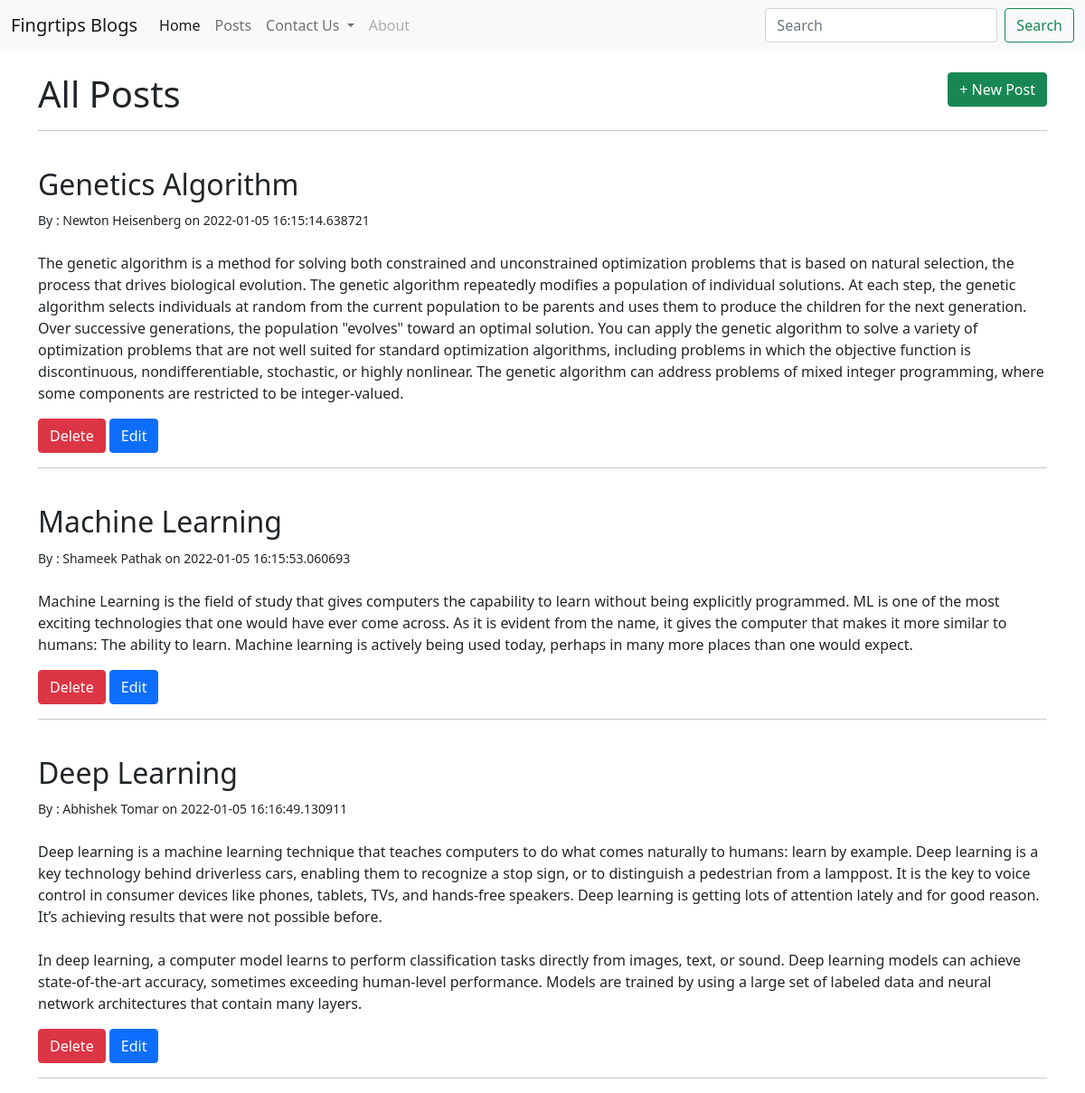
The page /posts on the database its author committed.
### app.py (models this page shows, shortened)
class BlogPost(db.Model):
    id = db.Column(db.Integer, primary_key = True)
    title = db.Column(db.String(100), nullable = False)
    content = db.Column(db.Text, nullable = False)
    author = db.Column(db.String(20), nullable = False, default = 'N/A')
    date_posted = db.Column(db.DateTime, nullable = False, default = datetime.utcnow)

### app.py (the view)
@app.route('/posts', methods = ['GET', 'POST'])
def Posts():
    if request.method == 'POST':
        post_title = request.form['title']
        post_content = request.form['content']
        post_author = request.form['author']
        new_post =  BlogPost(title = post_title, content = post_content, author = post_author)
        db.session.add(new_post)
        db.session.commit()
        return redirect('/posts')
    else:
        all_posts = BlogPost.query.order_by(BlogPost.date_posted).all()
        return render_template('posts.html', posts = all_posts)

### templates/posts.html (shortened to what this page needs)
{% extends 'base.html' %}
{% block body %}
<br>
<div>
    <h1 style="display:inline">All Posts</h1>
    <a style="float: right;" class="btn btn-success" href="/posts/new">+ New Post</a>
</div>
<hr>
{% for post in posts %}
<br>
<h2>{{ post.title }}</h2>
{% if post.author %}
<small>By : {{ post.author }} on {{ post.date_posted }}</small>
{% else %}
<small>By : Unknown on {{ post.date_posted }}</small>
{% endif %}
<br>
<br>
<p style="white-space: pre-wrap">{{ post.content }}</p>
<a class="btn btn-danger" href="/posts/delete/{{post.id}}">Delete</a>
<a class="btn btn-primary" href="/posts/edit/{{post.id}}">Edit</a>
<br>
<hr>
{% endfor %}
{% endblock %}

### templates/base.html (shortened to what this page needs)
<!DOCTYPE html>
<html lang="en">
<head>
    <link href="https://cdn.jsdelivr.net/npm/bootstrap@5.1.3/dist/css/bootstrap.min.css" rel="stylesheet"
>
</head>
<body>
    <nav class="navbar navbar-expand-lg navbar-light bg-light">
        <div class="container-fluid">
            <a class="navbar-brand" href="/">Fingrtips Blogs</a>
            <div class="collapse navbar-collapse" id="navbarSupportedContent">
                <ul class="navbar-nav me-auto mb-2 mb-lg-0">
                    <li class="nav-item">
                        <a class="nav-link active" aria-current="page" href="/">Home</a>
                    </li>
                    <li class="nav-item">
                        <a class="nav-link" href="/posts">Posts</a>
                    </li>
                    <li class="nav-item dropdown">
                        <a class="nav-link dropdown-toggle" href="#" id="navbarDropdown" role="button"
                            data-bs-toggle="dropdown" aria-expanded="false">
                            Contact Us
                        </a>
                    </li>
                    <li class="nav-item">
                        <a class="nav-link disabled">About</a>
                    </li>
                </ul>
                <form class="d-flex">
                    <input class="form-control me-2" type="search" placeholder="Search" aria-label="Search">
                    <button class="btn btn-outline-success" type="submit">Search</button>
                </form>
            </div>
        </div>
    </nav>
    <div class="container">
        {% block body %} {% endblock %}
    </div>
</body>
</html>

### rows shown on the page
BlogPost: title "Genetics Algorithm", author "Newton Heisenberg", date_posted "2022-01-05 16:15:14.638721", content "The genetic algorithm is a method for solving both constrained and unconstrained optimization problems that is based on natural selection, the process that drives biological evolution. The genetic algorithm repeatedly modifies a population of individual solutions. At each step, the genetic algorithm selects individuals at random from the current population to be parents and uses them to produce the children for the next generation. Over successive generations, the population \"evolves\" toward an optimal solution. You can apply the genetic algorithm to solve a variety of optimization problems that are not well suited for standard optimization algorithms, including problems in which the…"
BlogPost: title "Machine Learning", author "Shameek Pathak", date_posted "2022-01-05 16:15:53.060693", content "Machine Learning is the field of study that gives computers the capability to learn without being explicitly programmed. ML is one of the most exciting technologies that one would have ever come across. As it is evident from the name, it gives the computer that makes it more similar to humans: The ability to learn. Machine learning is actively being used today, perhaps in many more places than one would expect."
BlogPost: title "Deep Learning", author "Abhishek Tomar", date_posted "2022-01-05 16:16:49.130911", content "Deep learning is a machine learning technique that teaches computers to do what comes naturally to humans: learn by example. Deep learning is a key technology behind driverless cars, enabling them to recognize a stop sign, or to distinguish a pedestrian from a lamppost. It is the key to voice control in consumer devices like phones, tablets, TVs, and hands-free speakers. Deep learning is getting lots of attention lately and for good reason. It’s achieving results that were not possible before. In deep learning, a computer model learns to perform classification tasks directly from images, text, or sound. Deep learning models can achieve state-of-the-art accuracy, sometimes exceeding…"
